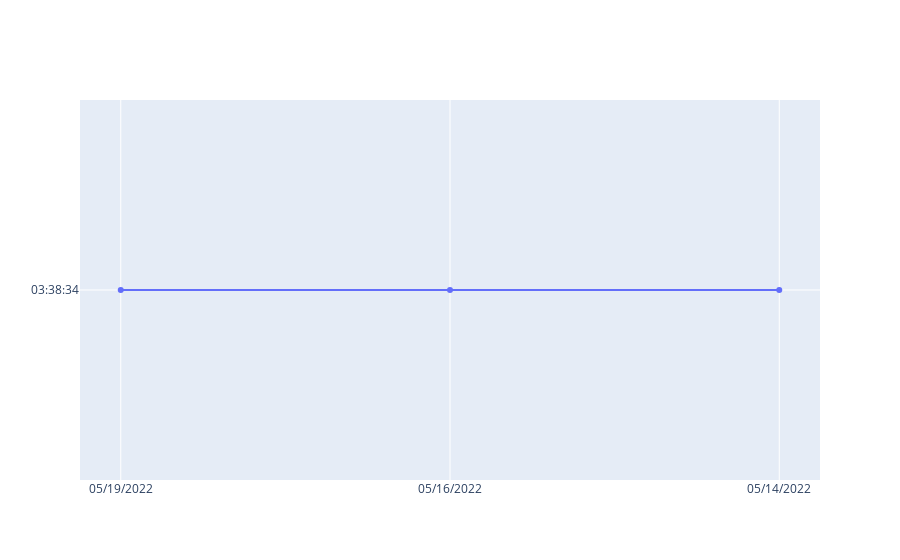

The code cell stored with this chart in its notebook:
### Code cell
#etude pas Job
import pandas as pd
import os
import glob
import math
import matplotlib.pyplot as plt
from datetime import datetime, date
import json
import time
import statistics
from time import strftime
from time import gmtime

options = np.array(['ISUTI056-ISU_HIST_CONSO_ANN', 'ISUTI086-ISU_MDR_ECHE1_DETEC','ISUTI66K-ISU_IDENT_IBAN_ANONYM','ISUTI502-FICA_TRAN_PIEC_FIGL',
           'ISUTI042B-ISU_OPTI_TURPE','ISUTI086-ISU_MDR_ECHE1_DETEC','ISUTI495-ISU_CALCUL_FACTURAT_ES','ISUTI66L-ISU_ANONYM_IBAN',
          'NDEBJCHG','NDATE001-ISU_MAJ_ZDATE_NA','ISUTI50Q-ISU_PRE_ANLYSE_NA','ISUTI02W-ISU_GO_NA_HORS_HEBDO','ISUTI400-ISU_NO_GO_NACOMP',
          'ISUTI440-ISU_SPLIT4_D21','ISUTI4A9-ISU_INT_IND_G','ISUTI411-ISU_CALCUL_FACTURAT','ISUTI412-ISU_FACTURATION_ISU','ISUTI071-ISU_INT_MODIF_CONT',
          'ISUTI025-ISU_ITF_GINKO14','ISUTI62T-ISU_ITF_G14_GAZ','ISUTI420-ISU_ITF_GINKO13','ISUTI421-ISU_ITF_GINKO10','ISUTI40K-ISU_MDR_SOUSC_G',
          'ISUTI054-FICA_RAPPROCHM_AUTO','ISUTI00Y-ISU_MDR_AF_PROC_PART','ISUTI069-FICA_CYCLE_RELANCE_PROP','ISUTI057-FICA_CYCLE_RELANCE_ACT',
          'ISUTI01Z-ISU_PROG_AL_DFKKKOBW','ISUTI01E-FICA_MARQ_CREAN_DOU','ISUTI01F-FICA_TRAN_CREAN_DOU','ISUTI065-FICA_ENCAISS_DECAISS1',
          'ISUTI42V-EDIT_ISU_SP_B_NRJ_XML','ISUTI42W-EDIT_CONCAT_FACT_XML','EDITE673','EDITESGL','ISUTI018-ISU_PROG_MAJ_BP'])


# use glob to get all the csv files
# in the folder
path = os.getcwd()
csv_files = glob.glob(os.path.join(path, "*.xlsx"))
myHouse2 = np.array([])
c = len(csv_files)
#print(c)
#print(df_final)
# loop over the list of csv files
runtime_array = []
starttime_array = []
endtime_array = []
runtime_array_final_array = []
starttime_final_array = []
endtime_final_array = []
my_arra = []
datetimee_array = []
datetimee_array1 = []
datetimee_array2 = []

df = pd.DataFrame()
for f in csv_files:
    #print(c)
    datee = (f[31:39]) 
    #print(datee)
    res = df_final.isin(['ISUTI056-ISU_HIST_CONSO_ANN']).any().any()
    res2 = df_final.isin(['ISUTI086-ISU_MDR_ECHE1_DETEC']).any().any()
    res3 = df_final.isin(['ISUTI66K-ISU_IDENT_IBAN_ANONYM']).any().any()
    res4 = df_final.isin(['ISUTI502-FICA_TRAN_PIEC_FIGL']).any().any()
    res5 = df_final.isin(['ISUTI042B-ISU_OPTI_TURPE']).any().any()
    res6 = df_final.isin(['ISUTI086-ISU_MDR_ECHE1_DETEC']).any().any()
    res7 = df_final.isin(['ISUTI495-ISU_CALCUL_FACTURAT_ES']).any().any()
    res8 = df_final.isin(['ISUTI66L-ISU_ANONYM_IBAN']).any().any()
    res9 = df_final.isin(['NDEBJCHG']).any().any()
    res10 = df_final.isin(['NDATE001-ISU_MAJ_ZDATE_NA']).any().any()
    res11 = df_final.isin(['ISUTI50Q-ISU_PRE_ANLYSE_NA']).any().any()
    res12 = df_final.isin(['ISUTI02W-ISU_GO_NA_HORS_HEBDO']).any().any()
    res13 = df_final.isin(['ISUTI400-ISU_NO_GO_NACOMP']).any().any()
    res14 = df_final.isin(['ISUTI440-ISU_SPLIT4_D21']).any().any()
    res15 = df_final.isin(['ISUTI4A9-ISU_INT_IND_G']).any().any()
    res16 = df_final.isin(['ISUTI411-ISU_CALCUL_FACTURAT']).any().any()
    res17 = df_final.isin(['ISUTI412-ISU_FACTURATION_ISU']).any().any()
    res18 = df_final.isin(['ISUTI071-ISU_INT_MODIF_CONT']).any().any()
    res19 = df_final.isin(['ISUTI025-ISU_ITF_GINKO14']).any().any()
    res20 = df_final.isin(['ISUTI62T-ISU_ITF_G14_GAZ']).any().any()
    res21 = df_final.isin(['ISUTI420-ISU_ITF_GINKO13']).any().any()
    res22 = df_final.isin(['ISUTI421-ISU_ITF_GINKO10']).any().any()
    res23 = df_final.isin(['ISUTI40K-ISU_MDR_SOUSC_G']).any().any()
    res24 = df_final.isin(['ISUTI054-FICA_RAPPROCHM_AUTO']).any().any()
    res25 = df_final.isin(['ISUTI00Y-ISU_MDR_AF_PROC_PART']).any().any()
    res26 = df_final.isin(['ISUTI069-FICA_CYCLE_RELANCE_PROP']).any().any()
    res27 = df_final.isin(['ISUTI057-FICA_CYCLE_RELANCE_ACT']).any().any()
    res28 = df_final.isin(['ISUTI01Z-ISU_PROG_AL_DFKKKOBW']).any().any()
    res29 = df_final.isin(['ISUTI01E-FICA_MARQ_CREAN_DOU']).any().any()
    res30 = df_final.isin(['ISUTI01F-FICA_TRAN_CREAN_DOU']).any().any()
    res31 = df_final.isin(['ISUTI065-FICA_ENCAISS_DECAISS1']).any().any()
    res32 = df_final.isin(['ISUTI42V-EDIT_ISU_SP_B_NRJ_XML']).any().any()
    res33 = df_final.isin(['ISUTI42W-EDIT_CONCAT_FACT_XML']).any().any()
    res34 = df_final.isin(['EDITE673']).any().any()
    res35 = df_final.isin(['EDITESGL']).any().any()
    res36 = df_final.isin(['ISUTI018-ISU_PROG_MAJ_BP']).any().any()
    
    if res:
        m = df_final[df_final['Name']=='ISUTI056-ISU_HIST_CONSO_ANN'].index.values
        p = m[0]
        #print(p)
        #run_time = df_final.iloc[p:p+1 , 4:5]
        #print(run_time)
        #print(type(run_time))
        for i in range (1): 
            run_time = df_final.iloc[p:p+1 , 4:5]
            runtime_array.append(run_time)
            str1 = ''.join(str(e) for e in runtime_array)
            date = str1.split()
            run_date_final = date[5]
            runtime_array_final_array.append(run_date_final) 
            i+1
        #print(runtime_array_final_array)
        #start_time = df_final.iloc[p:p+1 , 1:2]
        #print(start_time)
        for i in range (1): 
            start_time = df_final.iloc[p:p+1 , 1:2]
            starttime_array.append(start_time)
            str1 = ''.join(str(e) for e in starttime_array)
            date = str1.split()
            starttime_final = date[4]
            starttime_final_array.append(starttime_final) 
            i+1
        #print(starttime_final_array)
        #end_time = df_final.iloc[p:p+1 , 2:3]
        #print(end_time)
        for i in range (1): 
            end_time = df_final.iloc[p:p+1 , 2:3]
            endtime_array.append(end_time)
            str1 = ''.join(str(e) for e in endtime_array)
            date = str1.split()
            endtime_final = date[4]
            endtime_final_array.append(endtime_final) 
            i+1
        #print(endtime_array)
        
# creating the dataframe  
df.insert(0, "Date de la NA", final_array_date)
df.insert(0, "Run Time", runtime_array_final_array)
df.insert(0, "Start Time", starttime_final_array)
df.insert(0, "End Time", endtime_final_array)               
#print(df)
print('le Job : ISUTI056-ISU_HIST_CONSO_ANN')
df.head()

#Calcule de la moyenne du temps d'execution du Job

for p in range (c): 
    datetimee = datetime.strptime(runtime_array_final_array[p], '%H:%M:%S')
    #print(datetimee)
    DN = (datetimee - datetime(1900,1,1)).total_seconds()
    datetimee_array.append(DN)
moyenne_run_time = statistics.mean(datetimee_array)
moyenne_run_time_final = strftime("%H:%M:%S", gmtime(moyenne_run_time))
print(df)
print('la moyenne du temps d\'execution de notre Job est : ', moyenne_run_time_final)

#Calcule de la moyenne de l'heure de debut du Job

for p in range (c): 
    datetimee1 = datetime.strptime(starttime_final_array[p], '%H:%M:%S')
    #print(datetimee1)
    DN = (datetimee1 - datetime(1900,1,1)).total_seconds()
    datetimee_array1.append(DN)
moyenne_start_time = statistics.mean(datetimee_array1)
moyenne_start_time_final = strftime("%H:%M:%S", gmtime(moyenne_start_time))

#print(df)
print('la moyenne de l\'heure de debut de notre Job est : ', moyenne_start_time_final)


#Calcule de la moyenne de l'heure de fin du Job

for p in range (c): 
    datetimee2 = datetime.strptime(endtime_final_array[p], '%H:%M:%S')
    #print(datetimee2)
    DN = (datetimee2 - datetime(1900,1,1)).total_seconds()
    datetimee_array2.append(DN)
moyenne_end_time = statistics.mean(datetimee_array2)
moyenne_end_time_final = strftime("%H:%M:%S", gmtime(moyenne_end_time))
#print(df)
print('la moyenne de l\'heure de fin de notre Job est : ', moyenne_end_time_final)


#affichage graphique du temps d'execution du job selon la date de la NA

data = [go.Scatter(x=df['Date de la NA'],y=df['Run Time'])]
fig = go.Figure(data)
fig.show()
fig, ax = plt.subplots()
ax.hlines(y=moyenne_run_time_final, xmin=final_array_date[0], xmax=final_array_date[2], linewidth=2, color='r')
#plt.scatter(df["Date de la NA"], df["Start Time"])

json_str = json.dumps(final_array_date)
print(json_str)
with open('personal.json', 'w') as json_file:
    json.dump(json_str, json_file)

### Figure 1 — Plotly figure (JSON) as saved in the notebook; plotly's stock layout.template omitted (floating-point values rounded to 4 significant figures)
{"data": [{"type": "scatter", "x": ["05/19/2022", "05/16/2022", "05/14/2022"], "y": ["03:38:34", "03:38:34", "03:38:34"]}], "layout": {}}
